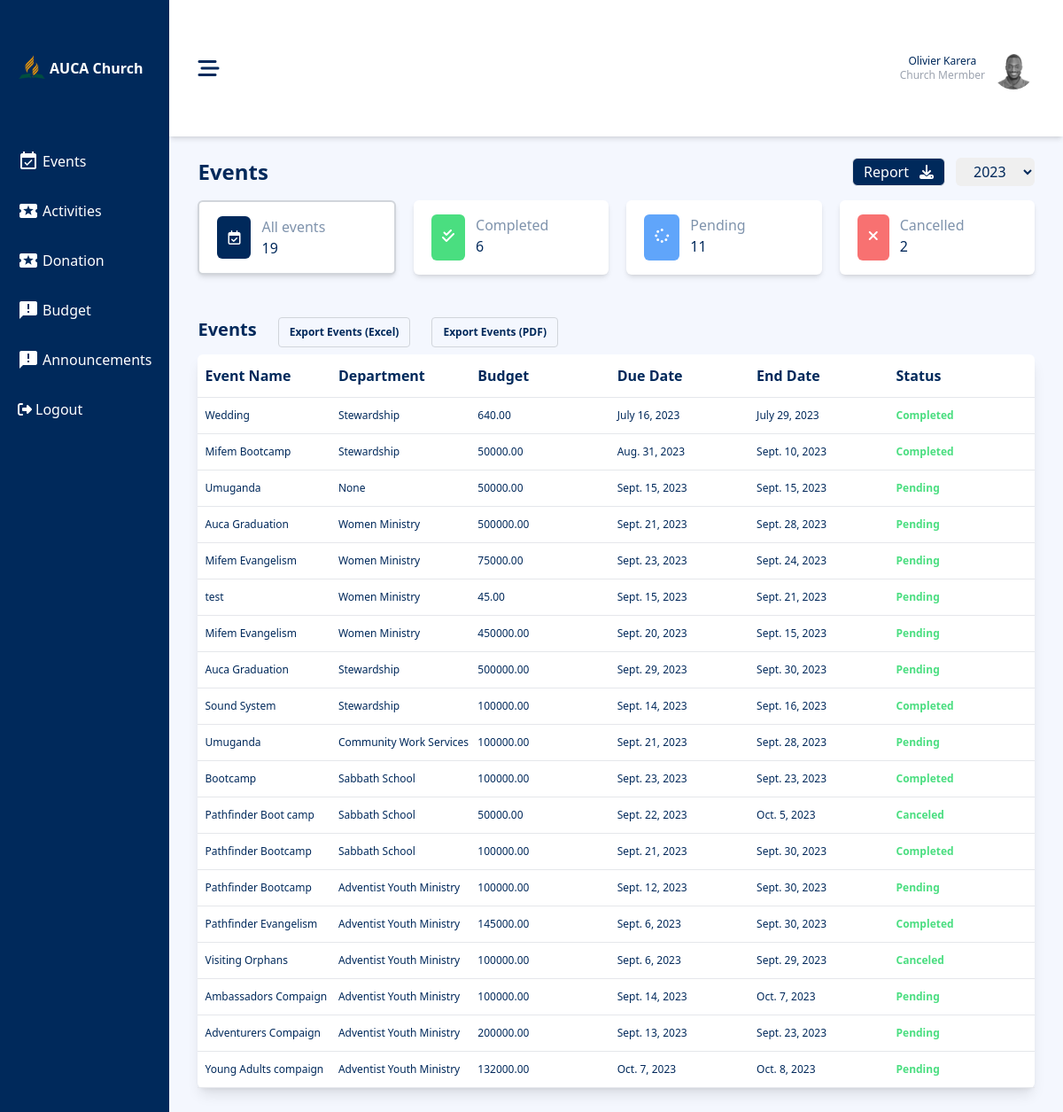
Screenshot of /user-dashboard/ (signed in) with the database file from the repository.
### churchActivities/models.py (models this page shows, shortened)
class Member(AbstractUser):
    MEMBER_STATUS = [
        ('Regular Member','Regular Member'),
        ('Visitor','Visitor'),
    ]
    first_name = models.CharField(max_length=50)
    last_name = models.CharField(max_length=50)
    email = models.EmailField(primary_key=True, unique=True)
    phone = models.CharField(max_length=10)
    status = models.CharField(max_length=255, choices=MEMBER_STATUS)
    password = models.CharField(max_length=100)
    username = models.EmailField(unique=True)

class Event(models.Model):
    STATUS_CHOICE = [
        ('Pending','Pending'),
        ('Completed','Completed'),
        ('Canceled','Canceled'),
    ]
    title = models.CharField(max_length=100)
    description = models.TextField()
    budget = models.DecimalField(max_digits=10, decimal_places=2)
    department = models.ForeignKey(Department, on_delete=models.SET_NULL, null=True)
    due_date = models.DateField()
    end_date = models.DateField()
    status = models.CharField(max_length=100,choices=STATUS_CHOICE)

class Department(models.Model):
    name = models.CharField(max_length=100)
    def __str__(self):
        return self.name

### churchActivities/views.py (the view)
# urls.py: path('user-dashboard/', views.userDashboard, name='user-dashboard'),
@login_required
def userDashboard(request):
    user = request.user
    groups = user.groups.all()
    group = ''
    for item in groups:
        print(item)
        group= 'Church Mermber'
    group= 'Church Mermber'
    print(group)
    context = eventsData(request)
    context1={
        'user':user,
        'isNotAdmin':isNotAdmin,
        'isNotHod': isNotHod,
        'group':group,
    }
    context.update(context1)
    if request.headers.get('HX-Request'):
        return render(request, 'pages/events.html',context)
    return render(request, 'pages/event-template.html',context)

### templates/pages/event-template.html (shortened to what this page needs)
{% extends 'partials/dashboard.html' %}
{% block content %}
<div class="content px-8 py-6 flex flex-col gap-y-12 w-full">
  <div class="flex flex-col gap-y-4">
    <div class="flex justify-between">
      <h1 class="font-extrabold text-2xl">Events</h1>
      <div class="flex gap-x-3 ">
        <a href='{% url 'events-report' %}' target="_blank" class="flex gap-x-3 items-center rounded-md border border-1 bg-primary text-white px-3 ">
          <p >Report</p>
          <i class="fa-solid fa-download"></i>
        </a>
        <select name="" id="" class="outline-none px-4 rounded-md ">
          <option value="" class="border-none">2023</option>
        </select>
      </div>
    </div>
    <div class="flex justify-between">
      <div class="flex w-full gap-x-5">
        <div class="flex gap-x-3 w-full bg-white border border-gray-300 border-2 text-primary py-4 px-5 shadow-md rounded-md">
          <span class="p-3 bg-primary text-white rounded-md">
            <i class="fa-regular fa-calendar-check"></i>
          </span>
          <div >
            <p class="text-primary opacity-50">All events</p>
            <p class="">{{totalEvents}}</p>
          </div>
        </div>
        <div class="flex gap-x-3 w-full bg-white py-4 px-5 shadow-md rounded-md">
          <span class="p-3 bg-green-400 text-white rounded-md">
            <i class="fa-solid fa-check-double"></i>
          </span>
          <div >
            <p class="text-primary opacity-50">Completed</p>
            <p class="">{{completed_events}}</p>
          </div>
        </div>
        <div class="flex gap-x-3 w-full bg-white py-4 px-5 shadow-md rounded-md">
          <span class="p-3 bg-blue-400 text-white rounded-md">
            <i class="fa-solid fa-spinner"></i>
          </span>
          <div >
            <p class="text-primary opacity-50">Pending</p>
            <p class="">{{pending_events}}</p>
          </div>
        </div>
        <div class="flex gap-x-3 w-full bg-white py-4 px-5 shadow-md rounded-md">
          <span class="p-3 bg-red-400 text-white rounded-md">
            <i class="fa-solid fa-xmark"></i>
          </span>
          <div >
            <p class="text-primary opacity-50">Cancelled</p>
            <p class="">{{canceled_events}}</p>
          </div>
        </div>
      </div>
    </div>
  </div>
 <div class="w-full flex flex-col gap-y-2 ">
  <div class="flex gap-x-6">
    <h1 class="text-xl font-bold">Events</h1>
    <a href="" class="border px-3 py-2 border-gray-300 rounded text-xs font-bold">Export Events (Excel)</a>
    <a href="" class="border px-3 py-2 border-gray-300 rounded text-xs font-bold">Export Events (PDF)</a>
  </div>
  <table class="table-fixed  bg-white rounded-md shadow-lg w-full">
    <thead class="border-b text-left">
      <tr class=" ">
      <th class="py-3 px-2 ">Event Name</th>
      <th>Department</th>
      <th>Budget </th>
      <th>Due Date</th>
      <th>End Date</th>
      <th>Status</th>
    </tr>
    </thead>
    <tbody class="text-xs">
      {% for event in events %}
      <tr class="border-b ">
        <td class="py-3 px-2 ">{{event.title}}</td>
        <td>{{event.department}}</td>
        <td>{{event.budget}}</td>
        <td>{{event.due_date}}</td>
        <td>{{event.end_date}}</td>
        <td class="text-green-400 font-bold">{{event.status}}</td>
      </tr>
      {% endfor %}
    </tbody>
  </table>
 </div>
</div>
{% endblock content %}

### templates/partials/header.html
{% load static %}
<header class="h-[10vh] shadow-md bg-white w-full flex justify-between items-center px-8">
    <div>
      <i class="fa-solid fa-bars-staggered text-primary text-2xl" id="menu" ></i>
    </div>
    <div class="flex items-center gap-x-2 ">
      <div class="text-xs flex flex-col items-center text-primary">
        <p>{{user.first_name}} {{user.last_name}}</p>
        <p class="text-gray-400">{{group}}</p>
      </div>
      <img src="{% static 'Images/olivier.png' %}" alt="" class="w-12 rounded-full">
    </div>
  </header>

### templates/partials/dashboard.html (style rules this page uses)
.content { display: none !important; height: 100%; overflow: hidden !important; }

### rows the page displays
Member: first_name "Olivier", last_name "Karera"
Event: title "Wedding", department "Stewardship", budget "640.00", due_date "July 16, 2023", end_date "July 29, 2023", status "Completed"
Event: title "Mifem Bootcamp", department "Stewardship", budget "50000.00", due_date "Aug. 31, 2023", end_date "Sept. 10, 2023", status "Completed"
Event: title "Umuganda", department "None", budget "50000.00", due_date "Sept. 15, 2023", end_date "Sept. 15, 2023", status "Pending"
Event: title "Auca Graduation", department "Women Ministry", budget "500000.00", due_date "Sept. 21, 2023", end_date "Sept. 28, 2023", status "Pending"
Event: title "Mifem Evangelism", department "Women Ministry", budget "75000.00", due_date "Sept. 23, 2023", end_date "Sept. 24, 2023", status "Pending"
Event: title "test", department "Women Ministry", budget "45.00", due_date "Sept. 15, 2023", end_date "Sept. 21, 2023", status "Pending"
Event: title "Mifem Evangelism", department "Women Ministry", budget "450000.00", due_date "Sept. 20, 2023", end_date "Sept. 15, 2023", status "Pending"
Event: title "Auca Graduation", department "Stewardship", budget "500000.00", due_date "Sept. 29, 2023", end_date "Sept. 30, 2023", status "Pending"
Event: title "Sound System", department "Stewardship", budget "100000.00", due_date "Sept. 14, 2023", end_date "Sept. 16, 2023", status "Completed"
Event: title "Umuganda", department "Community Work Services", budget "100000.00", due_date "Sept. 21, 2023", end_date "Sept. 28, 2023", status "Pending"
Event: title "Bootcamp", department "Sabbath School", budget "100000.00", due_date "Sept. 23, 2023", end_date "Sept. 23, 2023", status "Completed"
Event: title "Pathfinder Boot camp", department "Sabbath School", budget "50000.00", due_date "Sept. 22, 2023", end_date "Oct. 5, 2023", status "Canceled"
Event: title "Pathfinder Bootcamp", department "Sabbath School", budget "100000.00", due_date "Sept. 21, 2023", end_date "Sept. 30, 2023", status "Completed"
Event: title "Pathfinder Bootcamp", department "Adventist Youth Ministry", budget "100000.00", due_date "Sept. 12, 2023", end_date "Sept. 30, 2023", status "Pending"
Event: title "Pathfinder Evangelism", department "Adventist Youth Ministry", budget "145000.00", due_date "Sept. 6, 2023", end_date "Sept. 30, 2023", status "Completed"
Event: title "Visiting Orphans", department "Adventist Youth Ministry", budget "100000.00", due_date "Sept. 6, 2023", end_date "Sept. 29, 2023", status "Canceled"
Event: title "Ambassadors Compaign", department "Adventist Youth Ministry", budget "100000.00", due_date "Sept. 14, 2023", end_date "Oct. 7, 2023", status "Pending"
Event: title "Adventurers Compaign", department "Adventist Youth Ministry", budget "200000.00", due_date "Sept. 13, 2023", end_date "Sept. 23, 2023", status "Pending"
Event: title "Young Adults compaign", department "Adventist Youth Ministry", budget "132000.00", due_date "Oct. 7, 2023", end_date "Oct. 8, 2023", status "Pending"

### other values shown
{{ group }} "Church Mermber"
{{ totalEvents }} "19"
{{ completed_events }} "6"
{{ pending_events }} "11"
{{ canceled_events }} "2"
